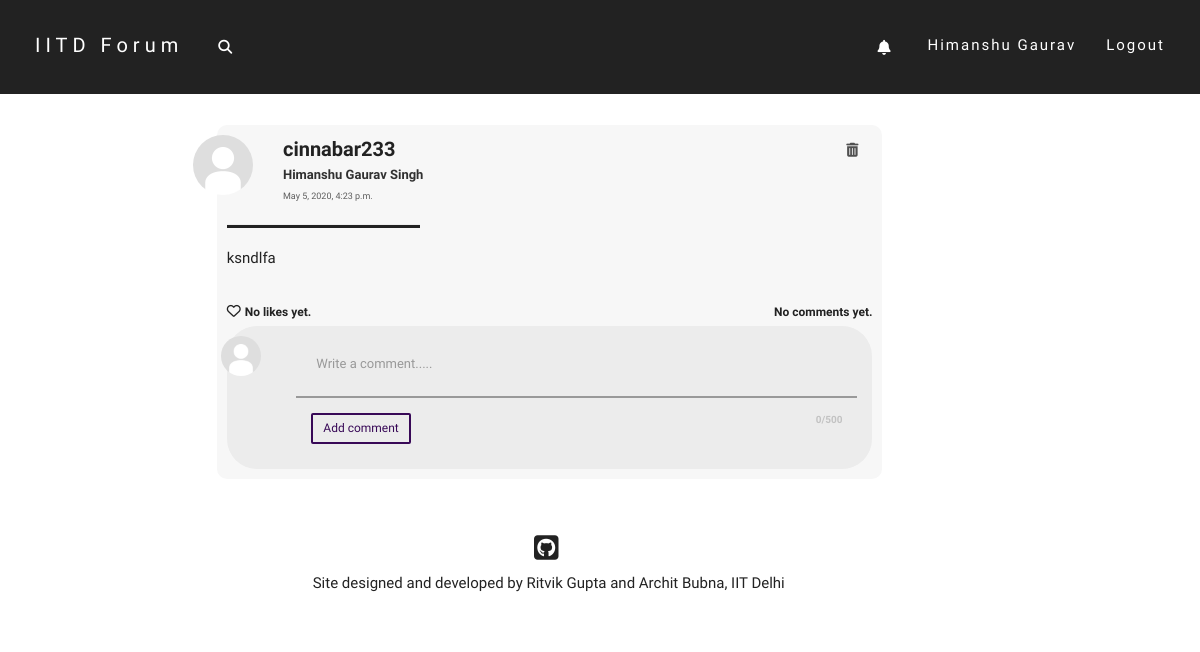
/post/46/ (signed in), run on the app's committed database.
### users/models.py (models this page shows, shortened)
class Profile(models.Model):
    parent_user = models.OneToOneField(User, on_delete=models.CASCADE)
    date_of_birth = models.DateField()
    first_name = models.CharField(max_length=50)
    last_name = models.CharField(max_length=50)
    dept = models.CharField(max_length=100, default="None")
    hostel = models.CharField(max_length=100, default="None")
    image = models.ImageField(default='default.jpg',upload_to='profile-pics')
    bio = models.TextField(default='', max_length=200)
    def full_name(self):
        return self.first_name + ' ' + self.last_name
    def unseen_tag_count(self):
        return self.parent_user.tag_set.filter(seen=False).count()

### post/models.py (models this page shows, shortened)
class Post(models.Model):
    text = models.TextField(max_length = 5000)
    author = models.ForeignKey(User, on_delete = models.CASCADE)
    pub_date = models.DateTimeField(default = timezone.now())

### post/views.py (the view)
# urls.py: path('<int:post_id>/', views.post_view, name='post_view'),
def post_view(request, post_id):
    try:
        post = Post.objects.get(id=post_id)
    except Post.DoesNotExist:
        raise Http404("ERROR 404: Post does not exist")
    comments = post.comment_set.order_by('-pub_date')
    return render(request, 'post/post_view.html', {'post': post, 'comments': comments, 'title':'Post by '+post.author.username})

### post/models.py (called while the page is built)
    def tagger_name(self):
        return User.objects.get(id=self.tagger_id).username

    def tagger_image(self):
        return User.objects.get(id=self.tagger_id).profile.image

    def post_author_name(self):
        return Post.objects.get(id=self.post_id).author.username

### post/templates/post/post_view.html (shortened to what this page needs)
{% extends "post/base.html" %}
{% load post_filters %}
{% block content %}
<div class="home-post-div">
    <div class="row">
        <div class="col-md-1">
            <img class="img-circle profile-pic" width=60 height=60 src="{{ post.author.profile.image.url }}" alt="default.jpg">
        </div>
        <div class="col-md-10">
            <a href="{% url 'users:profile_view' post.author.username %}" class="post-head">
                <font class="username-font">
                    <b>{{post.author.username}}</b>
                </font>
                <br>
                <font class="name-font">
                    {{post.author.profile.full_name}}
                </font>
            </a>
            <br>
            <font class="date-font">
                {{post.pub_date}}
            </font>
        </div>
        <div class="col-md-1 delete-div">
            {% if request.user == post.author %}
                <a href="#" class="delete-icon" data-catid="{{post.id}}" data-toggle="modal" data-target="#delete-modal" target="_blank">
                    <i class="fas fa-trash-alt delete-icon"></i>
                </a>
            {% endif %}
        </div>
    </div>
    <hr class="hr1" align="left">
    <font class="post-content-font">
        <div class="content-div">
            {{post.text|urlize|linebreaks|tagize|safe}}
        </div>
    </font>
    <br>
    <div class="like-wrapper">
        {% if request.user in post.postlike.likers.all %}
            <div class="like-button-wrapper">
                <i class="fa fa-heart liked like-button" aria-hidden="true" id="like{{ post.id }}" data-catid="{{ post.id }}"></i>
            </div>
            <a href="#" data-toggle="modal" data-target="#like-modal-{{post.id}}" target="_blank">
                <div class="likes-count like-count-font" id="likes-count{{ post.id }}" data-catid="{{post.postlike.likers.count}}">
                    {% if post.postlike.likers.count == 1 %}
                        You liked this post.
                    {% elif post.postlike.likers.count == 2 %}
                        You and one other liked this post.
                    {% else %}
                        You and {{ post.postlike.likers.count|add:"-1" }} others liked this post.
                    {% endif %}
                </div>
            </a>
        {% else %}
            <div class="like-button-wrapper">
                {% if request.user.is_authenticated %}
                    <i class="fa fa-heart-o likes like-button" aria-hidden="true" id="like{{ post.id }}" data-catid="{{ post.id }}"></i>
                {% else %}
                    <a href="{% url 'login' %}"><i class="fa fa-heart-o likes like-button" aria-hidden="true" id="like{{ post.id }}" data-catid="{{ post.id }}"></i></a>
                {% endif %}
            </div>
            <a href="#" data-toggle="modal" data-target="#like-modal-{{post.id}}" target="_blank">
                <div class="likes-count like-count-font" id="likes-count{{ post.id }}" data-catid="{{post.postlike.likers.count}}">
                    {% if post.postlike.likers.count == 0 %}
                        No likes yet.
                    {% elif post.postlike.likers.count == 1 %}
                        One person liked this post.
                    {% else %}
                        {{ post.postlike.likers.count }} people liked this post.
                    {% endif %}
                </div>
            </a>
        {% endif %}
        <div class="comments-count like-count-font">
            {% if post.comment_set.all|length == 0 %}
                No comments yet.
            {% elif post.comment_set.all|length == 1 %}
                1 comment.
            {% else %}
                {{post.comment_set.all|length}} comments.
            {% endif %}
        </div>
    </div>
    {% if request.user.is_authenticated %}
        <div class="comment-div">
            <div class="row">
                <div class="col-md-1">
                    <img class="img-circle profile-pic" width=40 height=40 src="{{ request.user.profile.image.url }}" alt="default.jpg">
                </div>
                <div class="col-md-11">
                    <div class="form">
                        <form action="{% url 'post:comment_create' %}" method="POST" class="form-horizontal">
                            <div class="form-group row">
                                <div class="col-md-12">
                                    <textarea id="write-comment" name="comment_text" class="form-control comment-input" rows="2" placeholder="Write a comment....." onkeyup="countChars(this); tag(this);"></textarea>
                                </div>
                            </div>
                            <div class="form-group">
                                <div class="col-md-12">
                                    <div class="char-counter" id='charNum'> 0/500 </div>
                                    <button type="submit" name="post" class="comment-btn" value="{{post.id}}">Add comment</button>
                                </div>
                            </div>
                        </form>
                    </div>
                </div>
            </div>
        </div>
    {% endif %}
</div>
{% endblock %}

### post/templates/post/base.html (shortened to what this page needs)
{% load static %}
<!DOCTYPE html>
<html lang="en">
    <head>
        <link rel="stylesheet" href="http://maxcdn.bootstrapcdn.com/bootstrap/3.3.6/css/bootstrap.min.css">
        <link rel="stylesheet" href="{% static 'post/style.css' %}">
    </head>
    <body>
        <nav class="navbar navbar navbar-fixed-top nav-top">
            <div class="container-fluid">
            <div class="navbar-header">
                <a class="search-icon" data-toggle="dropdown" class="dropdown-toggle" href="#"><i class="fas fa-search"></i></a>
                <a class="navbar-brand" href="{% url 'home' %}">IITD Forum</a>
            </div>
            <div class="collapse navbar-collapse" id="myNavbar">
                <ul class="nav navbar-nav navbar-right">
                    {% if request.user.is_authenticated %}
                        <li>
                            <a class="notif-icon-link dropdown-toggle" data-toggle="dropdown" href="#" style="background-color: transparent;">
                                {% if request.user.profile.unseen_tag_count %}
                                    <i class="fas fa-bell notif-icon"><span class="notif-count">{{ request.user.profile.unseen_tag_count }}</span></i>
                                {% else %}
                                    <i class="fas fa-bell notif-icon"></i>
                                {% endif %}
                            </a>
                                    </li>
                                </div>
                        <li><a href="{% url 'users:profile_view' request.user.username %}">{{request.user.profile.first_name}}</a></li>
                        <li><a href="{% url 'logout' %}?next=/home">Logout</a></li>
                    {% else %}
                        <li><a href="{% url 'login' %}?next={{ request.path }}">Login</a></li>
                        <li><a href="{% url 'signup' %}">Sign Up</a></li>
                    {% endif %}
            </div>
        </nav>
        <div class="body-content" id="top">
            <div class="row">
            <div class="col-md-2"></div>
            <div class="col-md-7">
                {% block content %}
                {% endblock %}
            </div>
            <div class="col-md-3">
                </div>
            </div>
            </div>
        <div id="footer">
            <div class="row">
            <div class="col-md-2"></div>
            <div class="col-md-7">
                <center>
                <ul class="list-inline">
                    <li><a href="https://github.com/architb12/collab" target="_blank" data-toggle="tooltip" data-placement="bottom" title="Look up the GitHub Repository"><i class="fab fa-github-square fa-2x github"></i></a></li>
                </ul>
                <font class="footer-font">
                    Site designed and developed by Ritvik Gupta and Archit Bubna, IIT Delhi
                </font>
                </center>
            </div>
            <div class="col-md-3"></div>
            </div>
            </div>
    </body>
</html>

### post/static/post/style.css (style rules this page uses)
html, body { width: auto !important; overflow-x: hidden !important; }
body { position:relative; max-width:100%; font-family: 'Raleway', sans-serif; font-weight: 400; }
.nav-top { background-color: #222; border-width: 0px; transition:all 0.4s ease; -webkit-transition:all 0.4s ease; -moz-transition:all 0.4s ease; -o-transition:all 0.4s ease; }
.nav-top .navbar-header { padding: 20px; padding-bottom: 10px; min-width: 20vw; }
.nav-top .navbar-brand { font-family: 'Spartan', sans-serif; font-size:20px; font-weight: 200; letter-spacing:5px; color:#fff; }
.nav-top .search-icon { color:#fff; position: relative; float: right; padding: 9px 10px; margin-top: 8px; margin-right: 15px; margin-bottom: 8px; margin-left:10px; background-color: transparent; }
.nav-top .navbar-collapse { padding: 20px; padding-bottom: 10px; }
.nav-top .navbar-collapse .navbar-right li a { font-family: 'Spartan', sans-serif; font-size:15px; font-weight: 200; letter-spacing:2px; text-align: center; color:#fff; transition: border-bottom 0.5s linear; }
.nav-top .navbar-collapse .navbar-right li a:after { display:block; content: ''; margin-top: 3px; border-bottom: solid 1px #fff; transform: scaleX(0); transition: transform 250ms ease-in-out; }
.notif-icon { display: inline-block !important; position: relative !important; padding: 5px !important; }
.notif-icon-link::after { border: none !important; }
.body-content { padding:10px; padding-top: 15vh; }
.home-post-div { margin:5px; background-color: #f7f7f7; padding:10px; border-radius: 10px; }
.comment-div { padding:10px; margin-top:5px; border-radius: 30px; background-color: #ececec; }
.content-div { overflow-wrap:break-word; }
.username-font { font-family: 'Spartan',sans-serif; font-size:20px; color:#222; }
.name-font { font-family: 'Raleway',sans-serif; font-size:13px; font-weight: 700; color:rgb(49, 49, 49); }
.date-font { font-family: 'Spartan',sans-serif; font-size:9px; font-weight: 500; color:rgb(94, 94, 94); transition:all 0.3s ease; -webkit-transition:all 0.3s ease; -moz-transition:all 0.3s ease; -o-transition:all 0.3s ease; }
.profile-pic { float: right; object-fit: cover; transition:all 0.4s ease; -webkit-transition:all 0.4s ease; -moz-transition:all 0.4s ease; -o-transition:all 0.4s ease; }
.delete-div { padding-top: 5px; }
.delete-icon { color:#505050; transition:all 0.1s ease; -webkit-transition:all 0.1s ease; -moz-transition:all 0.1s ease; -o-transition:all 0.1s ease; }
.post-content-font { font-family: 'Raleway',sans-serif; font-size:15px; color:#222; }
.like-count-font { font-family: 'Raleway',sans-serif; font-size:12px; font-weight: 700; color:#222; }
.like-wrapper { display: flex; }
.likes-count { margin-top: 3px; margin-left: 4px; margin-right: 4px; }
.comments-count { margin-top: 3px; margin-left:auto; margin-right:0; }
.like-button-wrapper { margin-top: 0.5px; }
.likes { color:#222; transition:all 0.4s ease; -webkit-transition:all 0.4s ease; -moz-transition:all 0.4s ease; -o-transition:all 0.4s ease; }
.comment-input { background-color: transparent; display: block; border: none; border-radius: 0px; box-shadow: none; outline: none; resize: none; font-family: 'Raleway', sans-serif; font-size: 13px; line-height: 1.2; color:#222; padding: 0 5px; max-height: 50vh; }
.comment-btn { border-radius: 2px; border: 2px solid #380957; font-family: 'Raleway',sans-serif; font-size: 12px; color: #380957; background: transparent; cursor: pointer; padding: 5px 10px; margin-top:10px; font-weight: 500; outline: none; position: relative; overflow: hidden; transition: all 0.3s; -webkit-transition: all 0.3s; -moz-transition: all 0.3s; -o-transition: all 0.3s; }
.char-counter { color: #999; font-family: 'Spartan', sans-serif; font-size: 10px; margin-top: 10px; float:right; font-weight: 600; opacity: 50%; }
.form { padding:20px; padding-bottom: 0; }
form { font-family: 'Raleway',sans-serif; }
.hr1 { background-color:#222; width:30%; height:3px; }
.github { color:#222; transition:all 0.4s ease; -webkit-transition:all 0.4s ease; -moz-transition:all 0.4s ease; -o-transition:all 0.4s ease; }
#footer { padding-top:40px; padding-bottom: 30px; background-color: #fff; }
.footer-font { font-family: 'Raleway',sans-serif; font-size: 15px; font-weight: 300; color:#222; }

### data on the page
Post: author.profile.image (placeholder picture), author.username "cinnabar233", author.profile.full_name "Himanshu Gaurav Singh", pub_date "May 5, 2020, 4:23 p.m.", text|tagize "ksndlfa"

### other printed values
{{ request.user.profile.first_name }} "Himanshu Gaurav"
